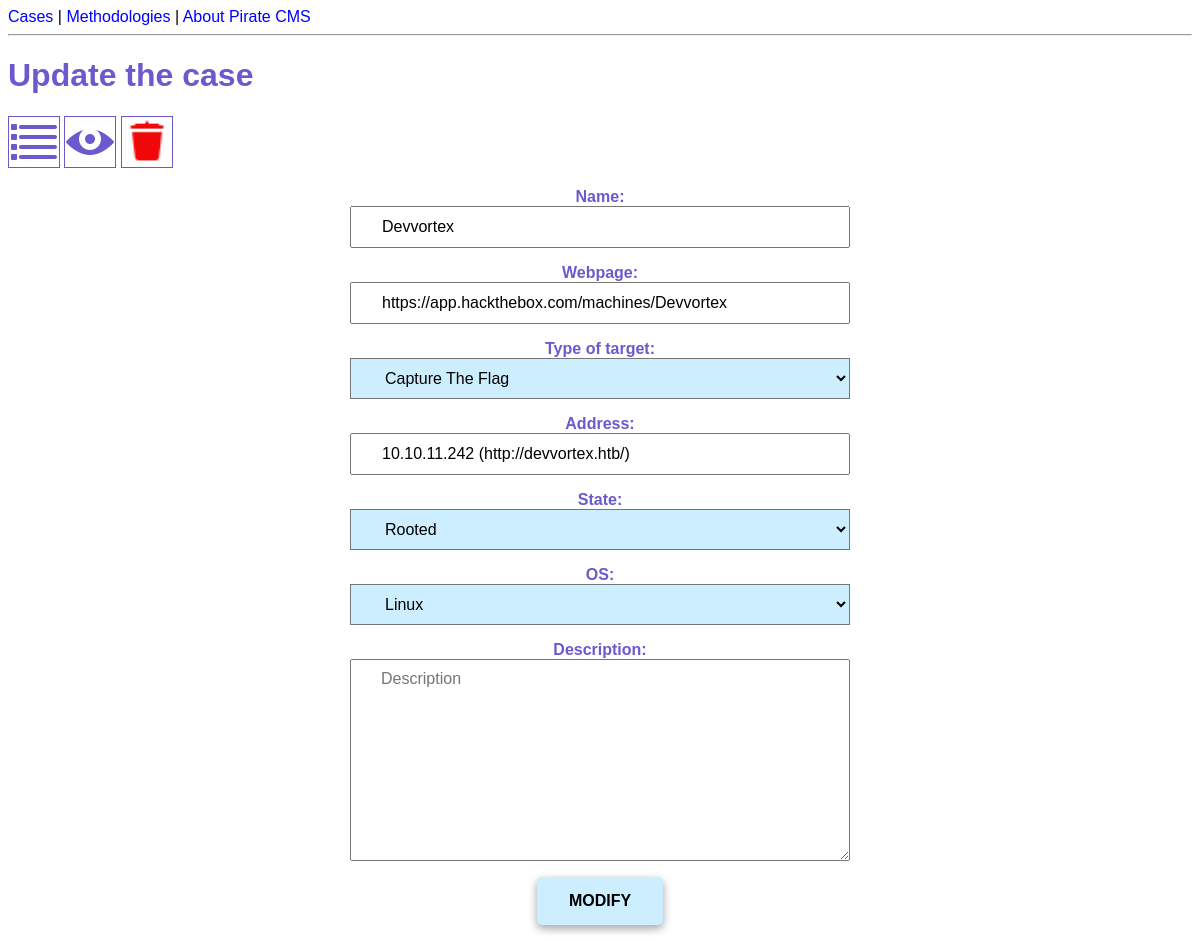
The page /cases/13/update/ on the database its author committed.
### cms/models.py (models this page shows, shortened)
class Case(models.Model):
    class State(models.TextChoices):
        ENUMERATION = 'Enumeration'
        FOOTHOLD = 'Foothold'
        PRIVESC = 'Privilege escalation'
        ROOTED = 'Rooted'
    class OperatingSystem(models.TextChoices):
        UNKNOWN = 'Unknown'
        LINUX = 'Linux'
        WINDOWS = 'Windows'
    class TypeTarget(models.TextChoices):
        CAPTURE_THE_FLAG = 'Capture the flag'
        BUG_BOUNTY = 'Bug bounty'
        IN_THE_WILD = 'In the wild'
        NOT_DEFINED = 'Not defined'
    name = models.fields.CharField(max_length=250, null=True)
    webpage = models.fields.URLField(null=True, blank=True)
    address = models.fields.CharField(max_length=250, null=True)
    description = models.fields.CharField(max_length=1000, null=True, blank=True)
    state = models.fields.CharField(choices=State.choices, max_length=20, default="Enumeration")
    OS = models.fields.CharField(choices=OperatingSystem.choices, max_length=10, default="Unknown")
    last_update = models.fields.DateField(null=True, default=date.today())
    type_of_target = models.fields.CharField(choices=TypeTarget.choices, max_length=20, default='Not defined')

### cms/views.py (the view)
# urls.py: path('cases/<int:id>/update/', views.case_update, name='case-update'),
def case_update(request, id):
    case = Case.objects.get(id=id)
    if request.method == 'POST':
        form = CaseUpdateForm(request.POST, instance=case)
        if form.is_valid():
            case.last_update = date.today()
            case.save()
            form.save()
            messages.add_message(request, messages.INFO, "The target has been updated successfully ...")
            return redirect('case-detail', case.id)
    else:
        form = CaseUpdateForm(instance=case)
    return render (request, 'cms/case_update.html', {'form': form, 'case': case})

### cms/templates/cms/case_update.html (shortened to what this page needs)
{% extends 'cms/base.html' %}
{% load static %}
{% block content %}
<h1>Update the case</h1>
<a href="{% url 'cases-list' %}">
    <img src="{% static 'cms/list_icon.png' %}" class="big_icons" title="Back to cases list">
</a>
<a href="{% url 'case-detail' case.id %}">
    <img  src="{% static 'cms/view_icon.png' %}" class="big_icons" title="Back to case details">
</a>
<a href="{% url 'case-delete' case.id %}">
    <img  src="{% static 'cms/delete_icon.png' %}" class="big_icons" title="Delete the case" width="50" height="50">
</a>
<form action="" method="post">
    {{ form.as_p }}
    <input type="submit" value="MODIFY" class="submit_btn">
</form>
{% endblock %}

### cms/static/cms/styles.css (style rules this page uses)
* { font-family: Helvetica; }
h1 { color: slateblue; }
a { text-decoration: none; color: blue; }
.big_icons { border: solid slateblue 1px; }
form { margin-right: auto; margin-left: auto; width: 500px; text-align: center; }
.submit_btn { background-color: #cceeff; padding: 15px 32px; font-size: 16px; font-weight: bold; border: none; color: black; border-radius: 5px; box-shadow: 0 4px 8px 0 rgba(0,0,0,0.2), 0 3px 10px 0 rgba(0,0,0,0.19); }
label { color: slateblue; font-weight: bold; }
#id_OS { display: block; }

### rows shown on the page
Case: name "Devvortex", webpage "https://app.hackthebox.com/machines/Devvortex", type_of_target "Capture The Flag", address "10.10.11.242 (http://devvortex.htb/)", state "Rooted", OS "Linux"
